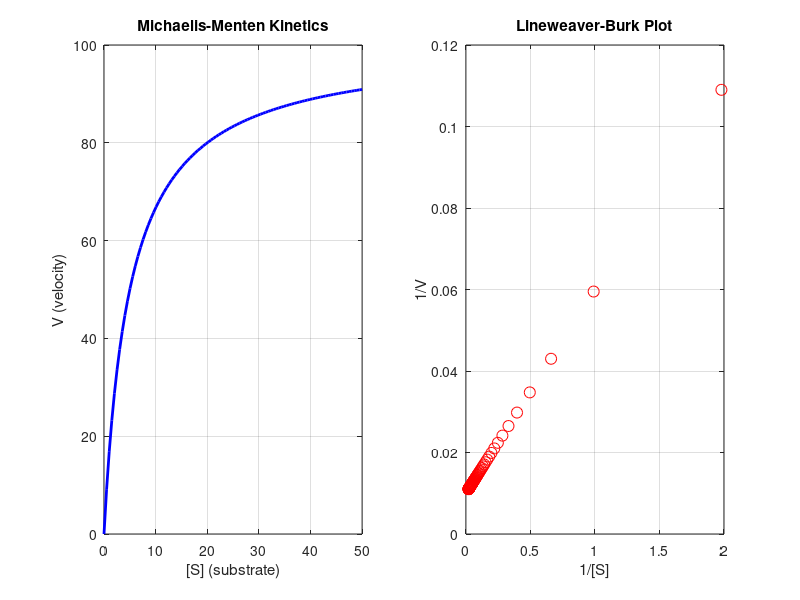

Write MATLAB code to recreate this figure. (Note: this script raises an error after producing the figure.)
% 02_computational_chemistry.m
% UniLab Computational Chemistry: Reaction Kinetics & Thermodynamics

disp('🧪 UniLab Computational Chemistry Lab');
disp('======================================');

%% 1. Enzyme Kinetics (Michaelis-Menten)
disp('--- 1. Michaelis-Menten Enzyme Kinetics ---');
% V = Vmax * [S] / (Km + [S])
Vmax = 100.0; Km_const = 5.0;
S_subs = linspace(0, 50, 100);
V_rate = Vmax * S_subs ./ (Km_const + S_subs);

figure;
subplot(1, 2, 1);
plot(S_subs, V_rate, 'b-', 'LineWidth', 2);
title('Michaelis-Menten Kinetics');
xlabel('[S] (substrate)'); ylabel('V (velocity)');
grid on;

subplot(1, 2, 2);
% skip first point to avoid divide by zero
inv_S = 1.0 ./ S_subs(2:end);
inv_V = 1.0 ./ V_rate(2:end);
plot(inv_S, inv_V, 'ro', 'MarkerSize', 8);
title('Lineweaver-Burk Plot');
xlabel('1/[S]'); ylabel('1/V');
grid on;

%% 2. Consecutive Reaction Kinetics (A -> B -> C)
disp(' ');
disp('--- 2. Consecutive Reaction Kinetics (A -> B -> C) ---');
% Using ODE solver
k1_rate = 0.5; k2_rate = 0.2;
y_init = [1.0, 0.0, 0.0]; % Row vector for state

function drdt = reaction_rates(t_val, r_state, k1, k2)
    % r_state is a vector
    A_conc = r_state(1); B_conc = r_state(2); C_conc = r_state(3);
    dA = -k1 * A_conc;
    dB = k1 * A_conc - k2 * B_conc;
    dC = k2 * B_conc;
    drdt = [dA, dB, dC]; % Return row vector
end

[T_vec, Y_mat] = ode45_custom(@(t, y) reaction_rates(t, y, k1_rate, k2_rate), [0, 20], y_init);

figure;
plot(T_vec, Y_mat(:, 1), 'r-', 'LineWidth', 2); hold on;
plot(T_vec, Y_mat(:, 2), 'g-', 'LineWidth', 2);
plot(T_vec, Y_mat(:, 3), 'b-', 'LineWidth', 2);
legend('Component A', 'Component B', 'Component C');
title('Reaction Kinetics: A \rightarrow B \rightarrow C');
xlabel('Time (s)'); ylabel('Concentration');
grid on;
hold off;

%% 3. Molecular Dynamics (Simple Lennard-Jones)
disp(' ');
disp('--- 3. Molecular Dynamics (Lennard-Jones Potential) ---');

function s_nxt = lj_step(s_cur, p_par)
    s_nxt = s_cur;
    dt_step = 0.05;
    r_val = s_cur.r; v_val = s_cur.v;
    f_force = 48.0 * p_par.eps * (p_par.sigma^12 / r_val^13 - 0.5 * p_par.sigma^6 / r_val^7);
    v_val = v_val + f_force * dt_step;
    s_nxt.r = r_val + v_val * dt_step;
    s_nxt.v = v_val;
    s_nxt.h = [s_cur.h; s_nxt.r];
end

function lj_draw(ax_obj, s_dyn)
    plot(ax_obj, s_dyn.h, 'b-');
    title(ax_obj, 'Atomic Distance (Lennard-Jones)');
    xlabel(ax_obj, 'Step'); ylabel(ax_obj, 'Distance');
end

% Simulating two atoms interaction
simulate('algorithm', 'step', @lj_step, 'draw', @lj_draw, 'state', struct('r', 2.0, 'v', 0.0, 'h', []), 'eps', 1.0, 'sigma', 1.0);

disp('Computational Chemistry Lab Complete.');
